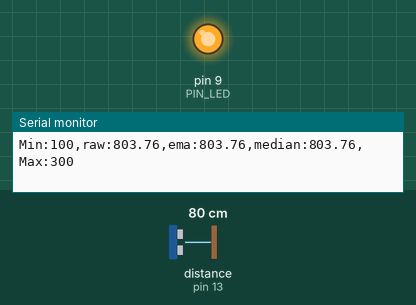
Recording of a sketch running on a simulated Arduino Uno, built with avr-gcc and run on an emulated ATmega328P. Shown: output pins drawn as LEDs (lit = HIGH), the last lines printed to the serial monitor. Wiring (inferred from the names in the program): ultrasonic range finder: trigger pin 12; echo pin 13. The inputs (shaded band) are chosen by the test bench; at power-on: distance to the obstacle (sensor on pin 13) 80 cm. The echo pulse lasts 58.3 µs per cm; pins used as bus, display or sensor lines are not drawn.

Above: at 1.2 s.
1.3 s: distance to the obstacle (sensor on pin 13) set to 18 cm
At 2.0 s:
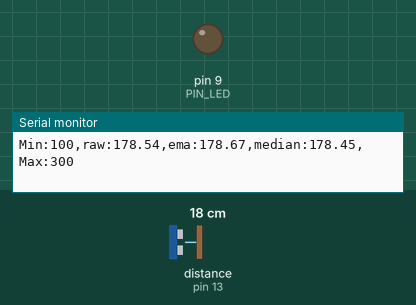
2.8 s: distance to the obstacle (sensor on pin 13) set to 2 cm
At 3.1 s:
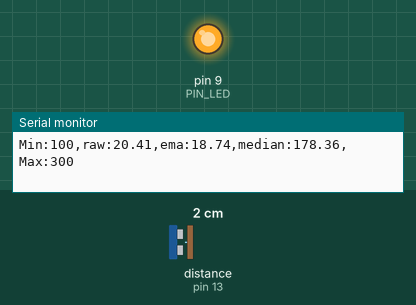
Timing chart, 0 to 5.8 s (numbered marks = the images above; inputs shaded):
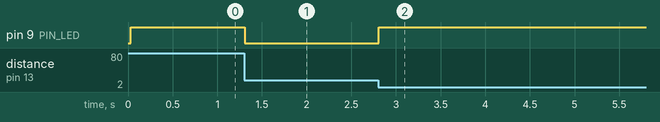

The sketch:

09_example_1_new.ino
```cpp
// Arduino pin assignment
#define PIN_LED  9
#define PIN_TRIG 12
#define PIN_ECHO 13

// configurable parameters
#define SND_VEL 346.0     // sound velocity at 24 celsius degree (unit: m/sec)
#define INTERVAL 25       // sampling interval (unit: msec)
#define PULSE_DURATION 10 // ultra-sound Pulse Duration (unit: usec)
#define _DIST_MIN 100     // minimum distance to be measured (unit: mm)
#define _DIST_MAX 300     // maximum distance to be measured (unit: mm)

#define TIMEOUT ((INTERVAL / 2) * 1000.0) // maximum echo waiting time (unit: usec)
#define SCALE (0.001 * 0.5 * SND_VEL)     // coefficent to convert duration to distance

#define _EMA_ALPHA 0.5    // EMA weight of new sample (range: 0 to 1)
                          // Setting EMA to 1 effectively disables EMA filter.
#define N 30 // 3,10,30으로 변경

// global variables
unsigned long last_sampling_time;   // unit: msec
float dist_ema;                     // EMA distance
float dist_median;

float samples[N];
int sample_count;
int sample_index;


void setup() {
  // initialize GPIO pins
  pinMode(PIN_LED,OUTPUT);
  pinMode(PIN_TRIG,OUTPUT);
  pinMode(PIN_ECHO,INPUT);
  digitalWrite(PIN_TRIG, LOW);

  // initialize serial port
  Serial.begin(57600);

  for (int i = 0; i < N; i++) {
    samples[i] = 0;
  }
}

void loop() {
  float dist_raw;

  // wait until next sampling time.
  // millis() returns the number of milliseconds since the program started.
  // will overflow after 50 days.
  if (millis() < last_sampling_time + INTERVAL)
    return;

  // get a distance reading from the USS
  dist_raw = USS_measure(PIN_TRIG,PIN_ECHO);

  samples[sample_index] = dist_raw;
  sample_index = (sample_index + 1) % N;

  if (sample_count < N) {
    sample_count++;
  }

  dist_median = getMedian(samples, sample_count);

  if (sample_count == 1) {
    dist_ema = dist_raw;
  } else {
    dist_ema = _EMA_ALPHA * dist_raw
             + (1.0 - _EMA_ALPHA) * dist_ema;
  }

  // output the distance to the serial port
  Serial.print("Min:");   Serial.print(_DIST_MIN);
  Serial.print(",raw:"); Serial.print(dist_raw);
  Serial.print(",ema:");  Serial.print(dist_ema);
  Serial.print(",median:");  Serial.print(dist_median);
  Serial.print(",Max:");  Serial.print(_DIST_MAX);
  Serial.println("");

  // do something here
  if ((dist_raw < _DIST_MIN) || (dist_raw > _DIST_MAX))
    digitalWrite(PIN_LED, 1);       // LED OFF
  else
    digitalWrite(PIN_LED, 0);       // LED ON

  // update last sampling time
  last_sampling_time += INTERVAL;
}
float getMedian(float arr[],int count){
  float sorted[N];

  for (int i = 0; i<count; i++) {
    sorted[i] = arr[i];
  }

  for (int i = 0; i < count - 1; i++) {
    for (int j = 0; j < count - i - 1; j++) {
      if (sorted[j] > sorted[j + 1]) {
        float temp = sorted[j];
        sorted[j] = sorted[j + 1];
        sorted[j + 1] = temp;
      }
    }
  }

  if (count % 2 == 1) {
    return sorted[count / 2];
  } else {
    return (sorted[count / 2 - 1] + sorted[count / 2]) / 2.0;
  }
}

// get a distance reading from USS. return value is in millimeter.
float USS_measure(int TRIG, int ECHO)
{
  digitalWrite(TRIG, HIGH);
  delayMicroseconds(PULSE_DURATION);
  digitalWrite(TRIG, LOW);

  return pulseIn(ECHO, HIGH, TIMEOUT) * SCALE; // unit: mm

  // Pulse duration to distance conversion example (target distance = 17.3m)
  // - pulseIn(ECHO, HIGH, timeout) returns microseconds (음파의 왕복 시간)
  // - 편도 거리 = (pulseIn() / 1,000,000) * SND_VEL / 2 (미터 단위)
  //   mm 단위로 하려면 * 1,000이 필요 ==>  SCALE = 0.001 * 0.5 * SND_VEL
  //
  // - 예, pusseIn()이 100,000 이면 (= 0.1초, 왕복 거리 34.6m)
  //        = 100,000 micro*sec * 0.001 milli/micro * 0.5 * 346 meter/sec
  //        = 100,000 * 0.001 * 0.5 * 346
  //        = 17,300 mm  ==> 17.3m
}
```

Measured:
- after the input at 1.3 s, pin 9 (PIN_LED): HIGH → LOW at once
- after the input at 2.8 s, pin 9 (PIN_LED): LOW → HIGH at once
